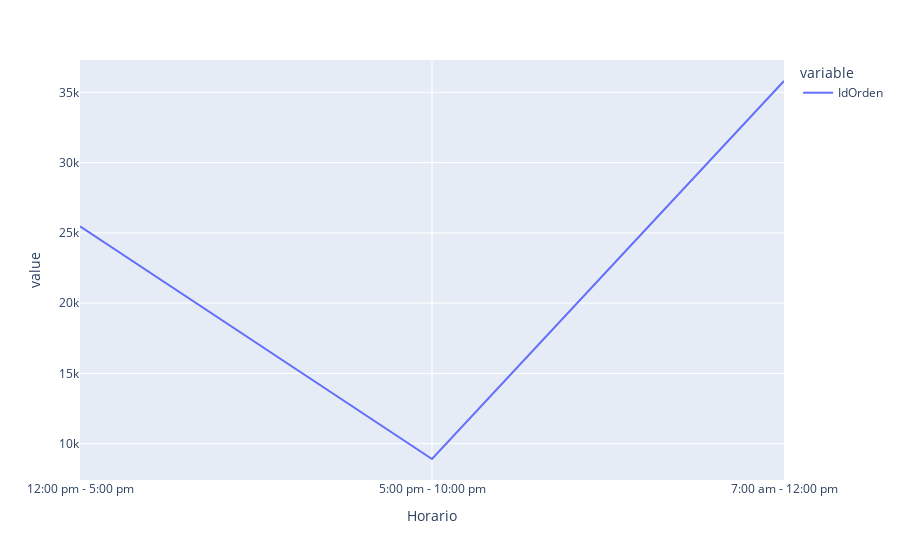

The cell this chart's notebook holds for it:
### Markdown cell above
Horario with more Deliveries overall

### Code cell
df.groupby('Horario')['IdOrden'].count().plot()

### Figure 1 — Plotly figure (JSON) as saved in the notebook; plotly's stock layout.template omitted (floating-point values rounded to 4 significant figures)
{"data": [{"hovertemplate": "variable=IdOrden<br>Horario=%{x}<br>value=%{y}<extra></extra>", "legendgroup": "IdOrden", "line": {"color": "#636efa", "dash": "solid"}, "mode": "lines", "name": "IdOrden", "orientation": "v", "showlegend": true, "type": "scatter", "x": ["12:00 pm - 5:00 pm", "5:00 pm - 10:00 pm", "7:00 am - 12:00 pm"], "xaxis": "x", "y": [25464, 8906, 35811], "yaxis": "y"}], "layout": {"legend": {"title": {"text": "variable"}, "tracegroupgap": 0}, "margin": {"t": 60}, "xaxis": {"anchor": "y", "domain": [0, 1], "title": {"text": "Horario"}}, "yaxis": {"anchor": "x", "domain": [0, 1], "title": {"text": "value"}}}}
